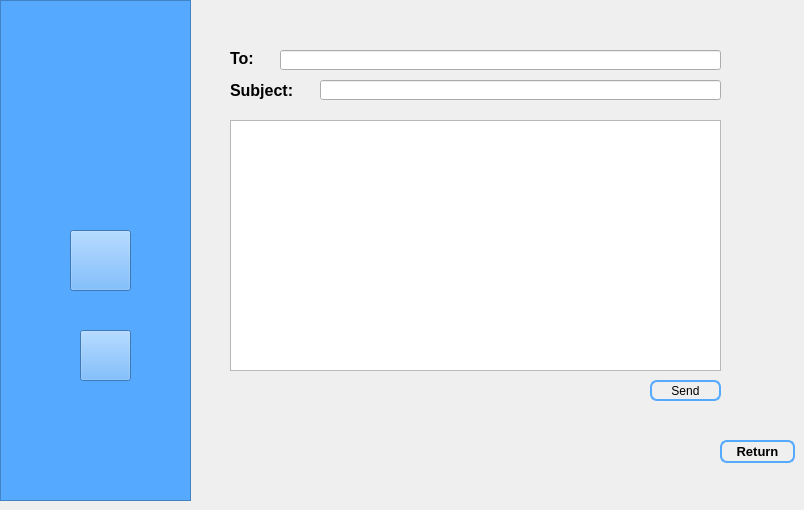
   <widget class="QWidget" name="page_5">
    <widget class="QLabel" name="label_14">
     <property name="geometry">
      <rect>
       <x>230</x>
       <y>50</y>
       <width>47</width>
       <height>16</height>
      </rect>
     </property>
     <property name="font">
      <font>
       <pointsize>12</pointsize>
       <weight>75</weight>
       <bold>true</bold>
      </font>
     </property>
     <property name="text">
      <string>To:</string>
     </property>
    </widget>
    <widget class="QLabel" name="label_17">
     <property name="geometry">
      <rect>
       <x>230</x>
       <y>80</y>
       <width>91</width>
       <height>21</height>
      </rect>
     </property>
     <property name="font">
      <font>
       <pointsize>12</pointsize>
       <weight>75</weight>
       <bold>true</bold>
      </font>
     </property>
     <property name="text">
      <string>Subject:</string>
     </property>
    </widget>
    <widget class="QLineEdit" name="lineEdit_Email">
     <property name="geometry">
      <rect>
       <x>280</x>
       <y>50</y>
       <width>441</width>
       <height>20</height>
      </rect>
     </property>
    </widget>
    <widget class="QLineEdit" name="lineEdit_Subject">
     <property name="geometry">
      <rect>
       <x>320</x>
       <y>80</y>
       <width>401</width>
       <height>20</height>
      </rect>
     </property>
    </widget>
    <widget class="QPlainTextEdit" name="plainTextEdit">
     <property name="geometry">
      <rect>
       <x>230</x>
       <y>120</y>
       <width>491</width>
       <height>251</height>
      </rect>
     </property>
    </widget>
    <widget class="QFrame" name="frame_8">
     <property name="geometry">
      <rect>
       <x>0</x>
       <y>0</y>
       <width>191</width>
       <height>501</height>
      </rect>
     </property>
     <property name="styleSheet">
      <string notr="true">background:rgb(85,170,255);</string>
     </property>
     <property name="frameShape">
      <enum>QFrame::StyledPanel</enum>
     </property>
     <property name="frameShadow">
      <enum>QFrame::Raised</enum>
     </property>
     <widget class="QLabel" name="labelLogo3">
      <property name="geometry">
       <rect>
        <x>10</x>
        <y>10</y>
        <width>161</width>
        <height>171</height>
       </rect>
      </property>
      <property name="styleSheet">
       <string notr="true">border-image:url(://img/floralloLogo.png);</string>
      </property>
      <property name="text">
       <string/>
      </property>
     </widget>
     <widget class="QPushButton" name="profile_3">
      <property name="geometry">
       <rect>
        <x>70</x>
        <y>230</y>
        <width>61</width>
        <height>61</height>
       </rect>
      </property>
      <property name="styleSheet">
       <string notr="true">#profile_3
{
   border-image:url(://img/profileIcon.png);
}

#profile_3:hover
{
  border-image:url(://img/profileIconHover.png);
}</string>
      </property>
      <property name="text">
       <string/>
      </property>
     </widget>
     <widget class="QPushButton" name="signOut_3">
      <property name="geometry">
       <rect>
        <x>80</x>
        <y>330</y>
        <width>51</width>
        <height>51</height>
       </rect>
      </property>
      <property name="styleSheet">
       <string notr="true">#signOut_3
{
   border-image:url(://img/signOut.png);
}

#signOut_3:hover
{
  border-image:url(://img/signOutHover.png);
}</string>
      </property>
      <property name="text">
       <string/>
      </property>
     </widget>
    </widget>
    <widget class="QPushButton" name="pushButton">
     <property name="geometry">
      <rect>
       <x>650</x>
       <y>380</y>
       <width>71</width>
       <height>21</height>
      </rect>
     </property>
     <property name="styleSheet">
      <string notr="true">#pushButton
{
background-color: transparent;
border-width: 2px;
border-color: rgb(85,170,255);
border-style: solid;
border-radius: 7;
padding: 3px;
padding-left: 5px;
padding-right: 5px;
}

#pushButton:hover
{
background:rgb(85,170,255);
}</string>
     </property>
     <property name="text">
      <string>Send</string>
     </property>
    </widget>
    <widget class="QPushButton" name="pushButton_return2">
     <property name="geometry">
      <rect>
       <x>720</x>
       <y>440</y>
       <width>75</width>
       <height>23</height>
      </rect>
     </property>
     <property name="font">
      <font>
       <family>Arial</family>
       <pointsize>10</pointsize>
       <weight>75</weight>
       <bold>true</bold>
      </font>
     </property>
     <property name="styleSheet">
      <string notr="true">#pushButton_return2
{
background-color: transparent;
border-width: 2px;
border-color: rgb(85,170,255);
border-style: solid;
border-radius: 7;
padding: 3px;
padding-left: 5px;
padding-right: 5px;
}

#pushButton_return2:hover
{
background:rgb(85,170,255);
}</string>
     </property>
     <property name="text">
      <string>Return</string>
     </property>
    </widget>
   </widget>
